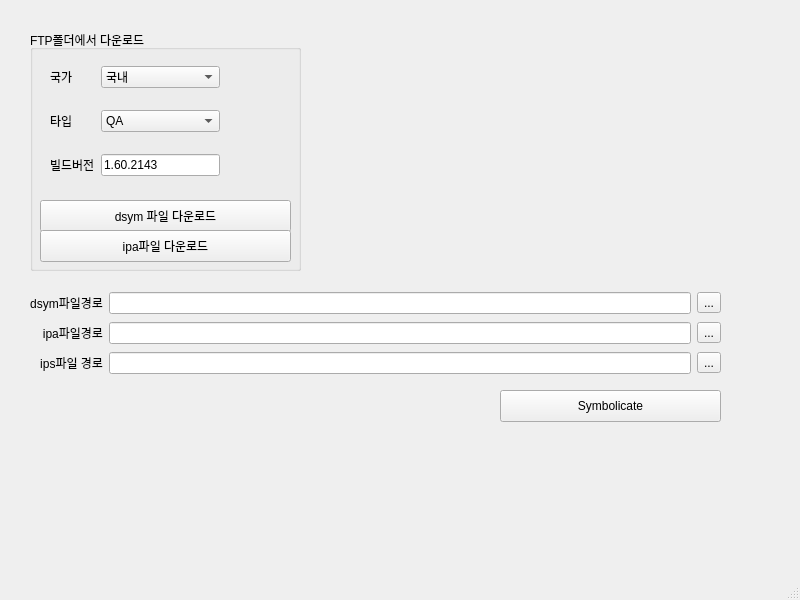
<?xml version="1.0" encoding="UTF-8"?>
<ui version="4.0">
 <class>MainWindow</class>
 <widget class="QMainWindow" name="MainWindow">
  <property name="geometry">
   <rect>
    <x>0</x>
    <y>0</y>
    <width>800</width>
    <height>600</height>
   </rect>
  </property>
  <property name="windowTitle">
   <string>iOS Symbolicate Tool ver0.1</string>
  </property>
  <widget class="QWidget" name="centralwidget">
   <widget class="QGroupBox" name="groupBox">
    <property name="geometry">
     <rect>
      <x>30</x>
      <y>30</y>
      <width>271</width>
      <height>241</height>
     </rect>
    </property>
    <property name="title">
     <string>FTP폴더에서 다운로드</string>
    </property>
    <widget class="QWidget" name="gridLayoutWidget">
     <property name="geometry">
      <rect>
       <x>20</x>
       <y>20</y>
       <width>170</width>
       <height>142</height>
      </rect>
     </property>
     <layout class="QGridLayout" name="gridLayout">
      <item row="0" column="0">
       <widget class="QLabel" name="label">
        <property name="text">
         <string>국가</string>
        </property>
       </widget>
      </item>
      <item row="0" column="1">
       <widget class="QComboBox" name="UI_Region_comboBox">
        <item>
         <property name="text">
          <string>국내</string>
         </property>
        </item>
        <item>
         <property name="text">
          <string>글로벌</string>
         </property>
        </item>
        <item>
         <property name="text">
          <string>일본</string>
         </property>
        </item>
       </widget>
      </item>
      <item row="1" column="0">
       <widget class="QLabel" name="label_2">
        <property name="text">
         <string>타입</string>
        </property>
       </widget>
      </item>
      <item row="1" column="1">
       <widget class="QComboBox" name="UI_Type_comboBox">
        <item>
         <property name="text">
          <string>QA</string>
         </property>
        </item>
        <item>
         <property name="text">
          <string>IAP</string>
         </property>
        </item>
        <item>
         <property name="text">
          <string>LIVE</string>
         </property>
        </item>
       </widget>
      </item>
      <item row="2" column="0">
       <widget class="QLabel" name="label_3">
        <property name="text">
         <string>빌드버전</string>
        </property>
       </widget>
      </item>
      <item row="2" column="1">
       <widget class="QLineEdit" name="UI_buildVersion_lineEdit">
        <property name="text">
         <string>1.60.2143</string>
        </property>
       </widget>
      </item>
     </layout>
    </widget>
    <widget class="QPushButton" name="UI_dsymDownLoad_pushButton">
     <property name="geometry">
      <rect>
       <x>10</x>
       <y>170</y>
       <width>251</width>
       <height>32</height>
      </rect>
     </property>
     <property name="text">
      <string>dsym 파일 다운로드</string>
     </property>
    </widget>
    <widget class="QLabel" name="label_4">
     <property name="geometry">
      <rect>
       <x>20</x>
       <y>190</y>
       <width>121</width>
       <height>16</height>
      </rect>
     </property>
     <property name="text">
      <string/>
     </property>
    </widget>
    <widget class="QPushButton" name="UI_ipaDownload_pushButton">
     <property name="geometry">
      <rect>
       <x>10</x>
       <y>200</y>
       <width>251</width>
       <height>32</height>
      </rect>
     </property>
     <property name="text">
      <string>ipa파일 다운로드</string>
     </property>
    </widget>
   </widget>
   <widget class="QWidget" name="gridLayoutWidget_2">
    <property name="geometry">
     <rect>
      <x>30</x>
      <y>290</y>
      <width>691</width>
      <height>88</height>
     </rect>
    </property>
    <layout class="QGridLayout" name="gridLayout_2">
     <item row="0" column="2">
      <widget class="QToolButton" name="toolButton_2">
       <property name="text">
        <string>...</string>
       </property>
      </widget>
     </item>
     <item row="2" column="1">
      <widget class="QLineEdit" name="UI_ipsPath_lineEdit"/>
     </item>
     <item row="0" column="0">
      <widget class="QLabel" name="label_6">
       <property name="text">
        <string>dsym파일경로</string>
       </property>
       <property name="alignment">
        <set>Qt::AlignRight|Qt::AlignTrailing|Qt::AlignVCenter</set>
       </property>
      </widget>
     </item>
     <item row="0" column="1">
      <widget class="QLineEdit" name="UI_dsymPath_lineEdit"/>
     </item>
     <item row="2" column="2">
      <widget class="QToolButton" name="toolButton">
       <property name="text">
        <string>...</string>
       </property>
      </widget>
     </item>
     <item row="2" column="0">
      <widget class="QLabel" name="label_5">
       <property name="text">
        <string>ips파일 경로</string>
       </property>
       <property name="alignment">
        <set>Qt::AlignRight|Qt::AlignTrailing|Qt::AlignVCenter</set>
       </property>
      </widget>
     </item>
     <item row="1" column="2">
      <widget class="QToolButton" name="toolButton_3">
       <property name="text">
        <string>...</string>
       </property>
      </widget>
     </item>
     <item row="1" column="1">
      <widget class="QLineEdit" name="UI_ipaPath_lineEdit"/>
     </item>
     <item row="1" column="0">
      <widget class="QLabel" name="label_7">
       <property name="text">
        <string>ipa파일경로</string>
       </property>
       <property name="alignment">
        <set>Qt::AlignRight|Qt::AlignTrailing|Qt::AlignVCenter</set>
       </property>
      </widget>
     </item>
    </layout>
   </widget>
   <widget class="QPushButton" name="pushButton_3">
    <property name="geometry">
     <rect>
      <x>500</x>
      <y>390</y>
      <width>221</width>
      <height>32</height>
     </rect>
    </property>
    <property name="text">
     <string>Symbolicate</string>
    </property>
   </widget>
  </widget>
  <widget class="QMenuBar" name="menubar">
   <property name="geometry">
    <rect>
     <x>0</x>
     <y>0</y>
     <width>800</width>
     <height>24</height>
    </rect>
   </property>
  </widget>
  <widget class="QStatusBar" name="statusbar"/>
 </widget>
 <resources/>
 <connections/>
</ui>
